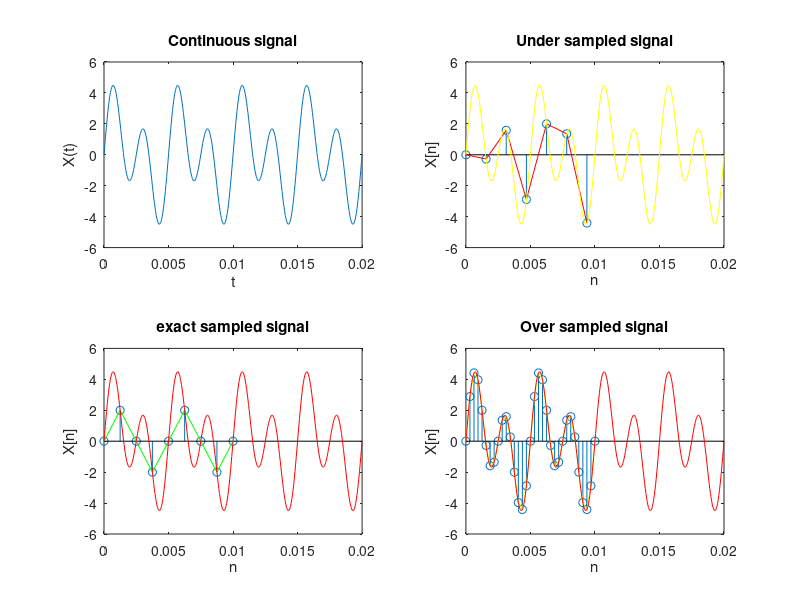

This chart was generated by the following MATLAB code:
clc;
%%decleration of parameters for sampling theorem
f1=200;
f2=400;
fmax=max(f1,f2);
T=1/min(f1,f2);
t=0:0.01*T:4*T;
%%ploting the original signal
X=2*sin(2*pi*f1*t)+3*sin(2*pi*f2*t);
subplot(2,2,1);
plot(t,X);
title('Continuous signal');
xlabel('t');
ylabel('X(t)');
%%ploting under sampling
fs1=1.6*fmax;
n1=0:1/fs1:2*T;
X1=2*sin(2*pi*f1*n1)+3*sin(2*pi*f2*n1);
subplot(2,2,2);
stem(n1,X1);
hold on;
plot(n1,X1,'r');
plot(t,X,'y');
title('Under sampled signal');
xlabel('n');
ylabel('X[n]');
%%ploting the exact sampling 
fs2=2*fmax;
n2=0:1/fs2:2*T;
X2=2*sin(2*pi*f1*n2)+3*sin(2*pi*f2*n2);
subplot(2,2,3);
stem(n2,X2);
hold on;
plot(n2,X2,'g');
plot(t,X,'r');
title('exact sampled signal');
xlabel('n');
ylabel('X[n]');
%%ploting the over sampling 
fs3=8*fmax;
n3=0:1/fs3:2*T;
X3=2*sin(2*pi*f1*n3)+3*sin(2*pi*f2*n3);
subplot(2,2,4);
stem(n3,X3);
hold on;
plot(n3,X3,'y');
plot(t,X,'r');
title('Over sampled signal');
xlabel('n');
ylabel('X[n]');


